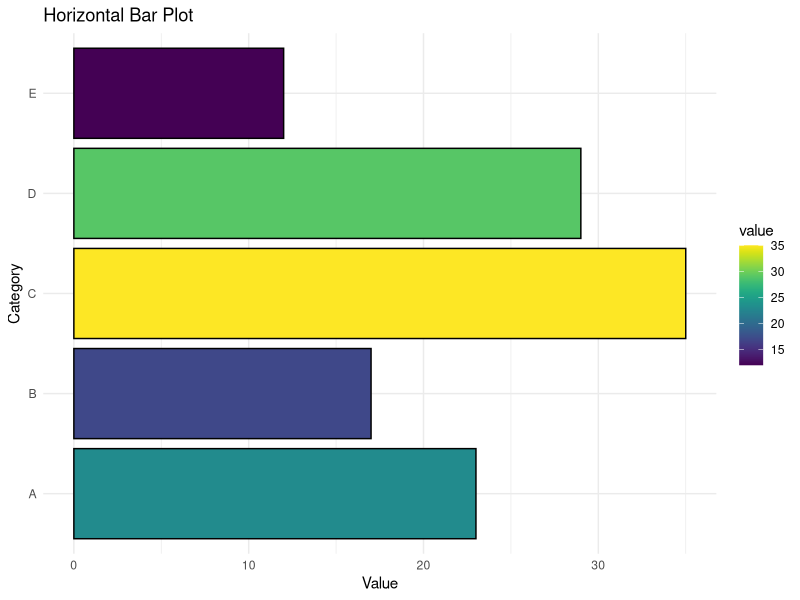
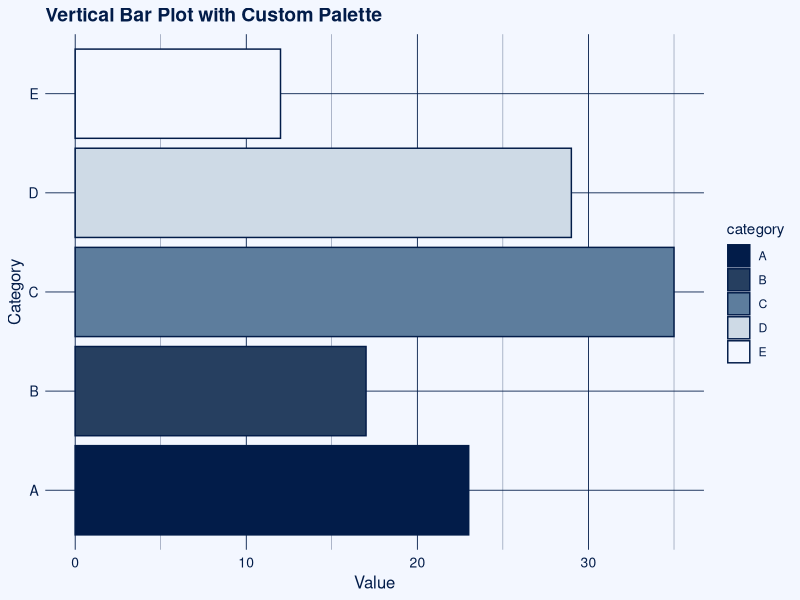
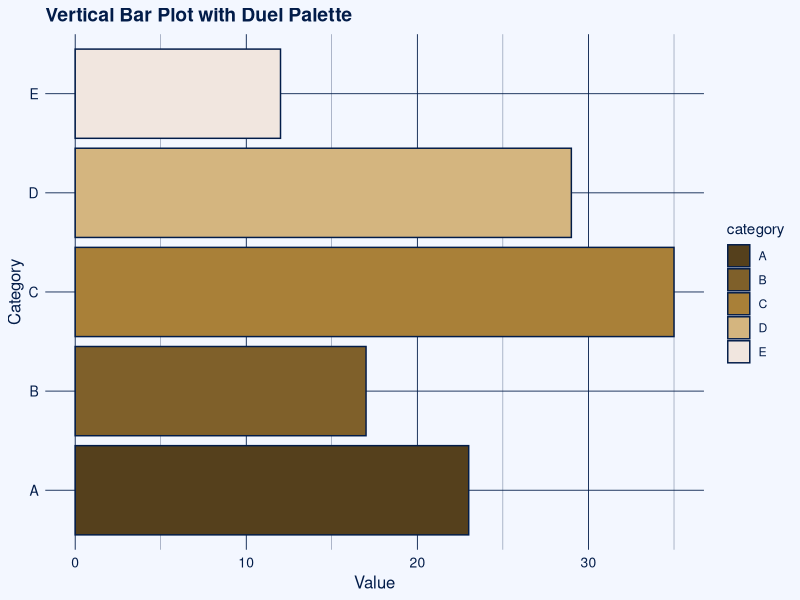

These charts were generated, in order, by the following R code:
## ---- chunk 1
# Install packages if needed
# Load libraries
library(ggplot2)
library(viridis)

# Example data
data <- data.frame(
  category = c("A", "B", "C", "D", "E"),
  value = c(23, 17, 35, 29, 12)
)

# Horizontal bar plot
ggplot(data, aes(x = category, y = value, fill = value)) +
  geom_bar(stat = "identity", color = "black") +  # "identity" uses y-values directly
  scale_fill_viridis(option = "D") +             # viridis color palette
  labs(
    title = "Horizontal Bar Plot",
    x = "Category",
    y = "Value"
  ) +
  coord_flip() +                                  # flip coordinates to horizontal
  theme_minimal()

## ---- chunk 2
library(ggplot2)

# Example data
data <- data.frame(
  category = c("A", "B", "C", "D", "E"),
  value = c(23, 17, 35, 29, 12)
)

# Your custom palette
work_viridis <- colorRampPalette(c("#021C49","#1F3657","#3C5C7C",
                                   "#7FA0C0", "#E9EEF3", "#F3F7FF"))
# Assign bar colors separately **before** ggplot
bar_colors <- work_viridis(nrow(data))  # one color per category

# Vertical bar plot using custom palette
ggplot(data, aes(x = category, y = value, fill = category)) +
  geom_bar(stat = "identity", color = "#021C49") +  # bars outlined in darkest color
  scale_fill_manual(values = bar_colors) +         # assign discrete colors to bars
  labs(
    title = "Vertical Bar Plot with Custom Palette",
    x = "Category",
    y = "Value"
  ) +
  coord_flip() +                                  # flip coordinates to horizontal
  theme_minimal() +
  theme(
    plot.background = element_rect(fill = "#F3F7FF", color = NA),
    panel.background = element_rect(fill = "#F3F7FF", color = NA),
    panel.grid.major = element_line(color = "#021C49", linewidth = 0.3),
    panel.grid.minor = element_line(color = "#021C49", linewidth = 0.1),
    axis.title = element_text(color = "#021C49", size = 12),
    axis.text = element_text(color = "#021C49", size = 10),
    plot.title = element_text(color = "#021C49", size = 14, face = "bold"),
    legend.title = element_text(color = "#021C49"),
    legend.text  = element_text(color = "#021C49")
  )
## ---- chunk 3
library(ggplot2)

# Example data
data <- data.frame(
  category = c("A", "B", "C", "D", "E"),
  value = c(23, 17, 35, 29, 12)
)

# Palette for the theme
work_viridis <- colorRampPalette(c("#021C49","#1F3657","#3C5C7C",
                                   "#7FA0C0", "#E9EEF3", "#F3F7FF"))
theme_colors <- work_viridis(256)

# Separate palette for the bars
work2_viridis <- colorRampPalette(c("#55401C", "#7f602A", "#A98038","#D4B57F","#F1E6Df"))
bar_colors <- work2_viridis(nrow(data))  # one color per category

# Define theme colors
bg_light <- theme_colors[256]  # lightest color
line_dark <- theme_colors[1] # darkest color

# Vertical bar plot with discrete bar colors
ggplot(data, aes(x = category, y = value, fill = category)) +
  geom_bar(stat = "identity", color = line_dark) +
  scale_fill_manual(values = bar_colors) +  # assign discrete colors
  labs(
    title = "Vertical Bar Plot with Duel Palette",
    x = "Category",
    y = "Value"
  ) +
  coord_flip() +
  theme_minimal() +
  theme(
    plot.background = element_rect(fill = bg_light, color = NA),
    panel.background = element_rect(fill = bg_light, color = NA),
    panel.grid.major = element_line(color = line_dark, linewidth = 0.3),
    panel.grid.minor = element_line(color = line_dark, linewidth = 0.1),
    axis.title = element_text(color = line_dark, size = 12),
    axis.text = element_text(color = line_dark, size = 10),
    plot.title = element_text(color = line_dark, size = 14, face = "bold"),
    legend.title = element_text(color = line_dark),
    legend.text  = element_text(color = line_dark)
  )
